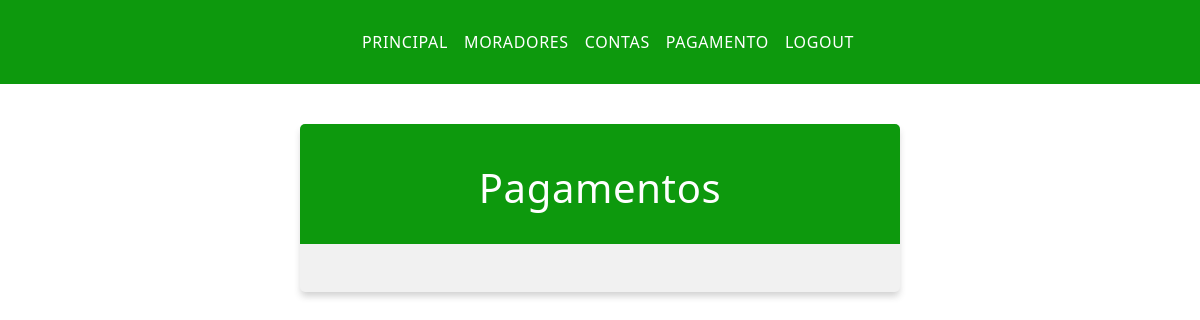
Before: /pagamentos (signed in) with the older database file.
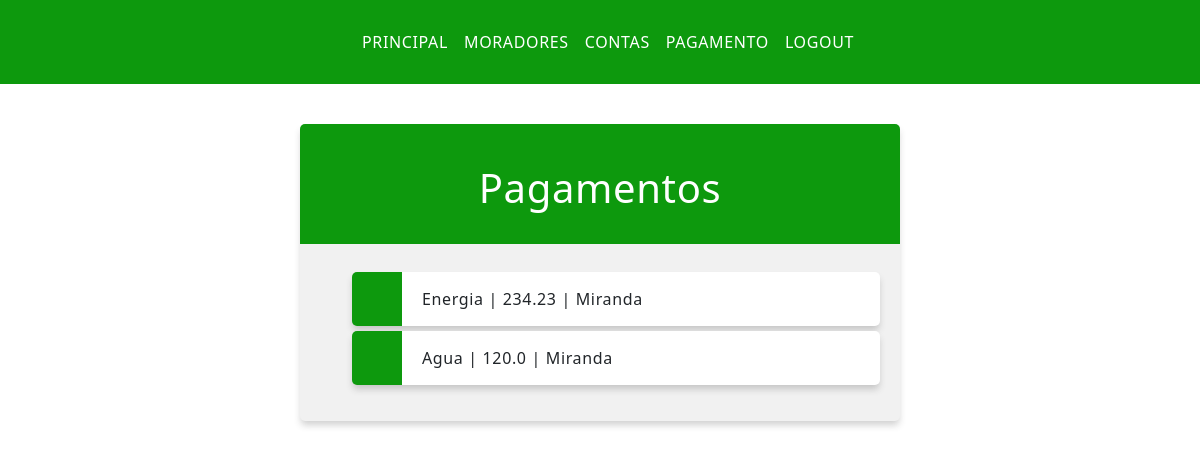
After: the same page with the newer database file.
### myapp/models.py (models this page shows, shortened)
class Pagamento(models.Model):
    pessoa = models.ForeignKey('Pessoa', related_name='pagamentos', on_delete=models.CASCADE)
    conta = models.ForeignKey('Conta', related_name='pagamentos', on_delete=models.CASCADE)
    valor_pago = models.FloatField()
    data_pagamento = models.DateField(auto_now_add=True)
    forma_pagamento = models.CharField(max_length=50)

class Conta(models.Model):
    republica = models.ForeignKey('Republica', related_name='contas', on_delete=models.CASCADE)
    nome_conta = models.CharField(max_length=100)
    valor = models.FloatField()
    data_vencimento = models.DateField()
    status = models.CharField(max_length=50)

class Pessoa(models.Model):
    cpf = models.CharField(max_length=14, unique=True)
    nome = models.CharField(max_length=100)
    idade = models.IntegerField()
    telefone = models.CharField(max_length=15)
    republica = models.ForeignKey('Republica', related_name='pessoas', on_delete=models.CASCADE)

### myapp/views.py (the view)
# urls.py: path('pagamentos', views.pagamentos, name='pagamentos'),  #linha adicionada
@login_required
def pagamentos(request):         # atualize esta função
    pagamentos = Pagamento.objects.select_related('pessoa', 'conta').all()
    template = loader.get_template('pagamentos.html')
    context = {
        'pagamentos': pagamentos,
    }
    return HttpResponse(template.render(context, request))

### myapp/templates/pagamentos.html (shortened to what this page needs)
{% extends "base.html" %}
{% block conteudo %}
    <div class="mycard">
        <h1>Pagamentos</h1>
        <ul>
            {% for l in pagamentos %}
            <li>{{ l.conta.nome_conta }} | {{l.valor_pago}} | {{l.pessoa.nome}}</li>
            {% endfor %}
        </ul>
    </div>
{% endblock %}

### myapp/templates/base.html (shortened to what this page needs)
{% load static %}
<!DOCTYPE html>
<html>
    <head>
        <link rel="stylesheet" href="{% static 'style.css' %}?v=2" />
        <link
            href="https://cdn.jsdelivr.net/npm/bootstrap@5.3.2/dist/css/bootstrap.min.css"
            rel="stylesheet"
        />
    </head>
    <body>
        <div class="topnav">
            <a href="/">PRINCIPAL</a>
            {% if user.is_authenticated %}
                <a href="/pessoas">MORADORES</a>
                <a href="/contas">CONTAS</a>
                <a href="/pagamentos">PAGAMENTO</a>
                <a href="/auth/logout">LOGOUT</a>
            {% else %}
                <a href="/auth/login">LOGIN</a>
                <a href="/auth/cadastro">CADASTRE-SE</a>
            {% endif %}
        </div>
        {% block conteudo %} {% endblock %}
    </body>
</html>

### staticfiles/style.css (style rules this page uses)
body { margin: 0; font: 600 18px "Source Sans Pro", sans-serif; letter-spacing: 0.64px; color: #002fff; }
.topnav { background-color: #0d990d; color: #ffffff; padding: 30px; display: flex; align-items: center; justify-content: center; }
.topnav a { padding-left: 1rem; }
.topnav a:link, .topnav a:visited { text-decoration: none; color: #ffffff; }
.mycard { background-color: #f1f1f1; background-image: linear-gradient(to bottom, #0d990d, #0d990d); background-size: 100% 120px; background-repeat: no-repeat; margin: 40px auto; width: 600px; border-radius: 5px; box-shadow: 0 5px 7px -1px rgba(51, 51, 51, 0.23); padding: 20px; }
.mycard h1 { text-align: center; color: #ffffff; margin: 20px 0 60px 0; }
ul { list-style-type: none; padding: 0; margin: 0; }
li { background-color: #ffffff; background-image: linear-gradient(to right, #0d990d, #0d990d); background-size: 50px 60px; background-repeat: no-repeat; cursor: pointer; transition: transform 0.25s; border-radius: 5px; box-shadow: 0 5px 7px -1px rgba(51, 51, 51, 0.23); padding: 15px; padding-left: 70px; margin-top: 5px; }
a:link, a:visited { color: #0d990d; }

Changed rows visible on the page:
added Pagamento: conta.nome_conta "Energia", valor_pago "234.23", pessoa.nome "Miranda"
added Pagamento: conta.nome_conta "Agua", valor_pago "120.0", pessoa.nome "Miranda"
